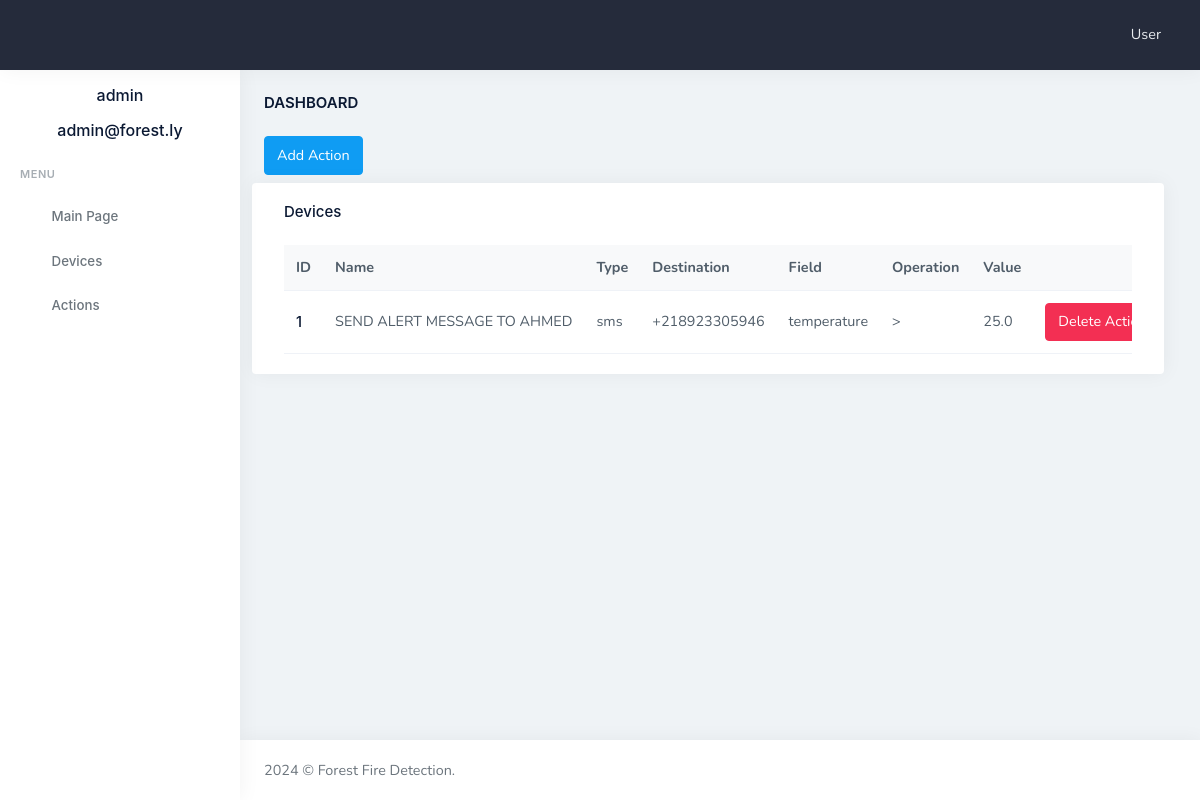
The app's page /actions/ (signed in) with its own data.
### app/models.py (models this page shows, shortened)
class User(UserMixin, db.Model):
    id: so.Mapped[int] = so.mapped_column(primary_key=True)
    username: so.Mapped[str] = so.mapped_column(sa.String(64), index=True, unique=True)
    email: so.Mapped[str] = so.mapped_column(sa.String(120), index=True, unique=True)
    password_hash: so.Mapped[Optional[str]] = so.mapped_column(sa.String(256))
    posts: so.WriteOnlyMapped['Post'] = so.relationship(
        back_populates='author'
    )

class Action(db.Model):
    id: so.Mapped[int] = so.mapped_column(primary_key=True)
    name: so.Mapped[str] = so.mapped_column(sa.String(140))
    thing_code: so.Mapped[str] = so.mapped_column(sa.String(140))
    type: so.Mapped[str] = so.mapped_column(sa.String(140))
    destination: so.Mapped[str] = so.mapped_column(sa.String(140))
    field: so.Mapped[str] = so.mapped_column(sa.String(140))
    operation: so.Mapped[str] = so.mapped_column(sa.String(140))
    value: so.Mapped[float] = so.mapped_column(sa.Float())

### app/routes.py (the view)
@app.route('/actions/', methods=['GET'])
@login_required
def actions():
    username = current_user.username
    email = current_user.email
    actions = db.session.scalars(sa.select(Action)).all()
    return render_template('actions.html',  actions=actions, username=username, email=email)

### app/models.py (called while the page is built)
@login.user_loader
def load_user(id):
    return db.session.get(User, int(id))

### app/templates/actions.html (shortened to what this page needs)
{% extends "base.html" %}
{% block content %}
<div class="page-content">
    <div class="container-fluid">
        <div class="row">
            <div class="col-12">
                <div class="page-title-box d-sm-flex align-items-center justify-content-between">
                    <h4 class="mb-sm-0">Dashboard</h4>
                </div>
            </div>
        </div>
        <div class="row">
        <div class="row mb-2">
            <div class="col-4">
                <a class="btn btn-primary waves-effect waves-light" href="/add-action" role="button">Add Action</a>
            </div>
        </div>
        <div class="row">
            <div class="card">
                <div class="card-body pb0">
                    <h4 class="card-title mb-4">Devices</h4>
                    <div class="table-responsive">
                        <table class="table table-centered mb-0 align-middle table-hover table-nowrap">
                            <thead class="table-light">
                                <tr>
                                    <th>ID</th>
                                    <th>Name</th>
                                    <th>Type</th>
                                    <th>Destination</th>
                                    <th>Field</th>
                                    <th>Operation</th>
                                    <th>Value</th>
                                    <th>  </th>
                                </tr>
                            </thead>
                            <tbody>
                                <tr>
                                    {% if actions %}
                                    {% for action in actions %}
                                <tr>
                                    <td>
                                        <a href="">
                                            <h6 class="mb-0">{{ action.id }}</h6>
                                        </a>
                                    </td>
                                    <td>{{ action.name }}</td>
                                    <td>
                                        {{ action.type }}
                                    </td>
                                    <td>
                                        {{ action.destination }}
                                    </td>
                                    <td>
                                        {{ action.field }}
                                    </td>
                                    <td>
                                        {{ action.operation }}
                                    </td>
                                    <td>
                                        {{ action.value }}
                                    </td>
                                    <td>
                                        <a class="btn btn-danger waves-effect waves-light"
                                            href="/delete-action/{{action.id}}" role="button">Delete Action</a>
                                    </td>
                                </tr>
                                {% endfor %}
                                {% endif %}
                                </tr>
                            </tbody>
                        </table>
                    </div>
                </div>
            </div>
        </div>
    </div>
</div>
{% endblock %}

### app/templates/base.html (shortened to what this page needs)
<!doctype html>
<html lang="en">
<head>
    <link href="{{ url_for('static', filename='assets/libs/admin-resources/jquery.vectormap/jquery-jvectormap-1.2.2.css') }}" rel="stylesheet"
        type="text/css" />
    <link href="{{ url_for('static', filename='assets/libs/datatables.net-bs4/css/dataTables.bootstrap4.min.css') }}" rel="stylesheet" type="text/css" />
    <link href="{{ url_for('static', filename='assets/libs/datatables.net-responsive-bs4/css/responsive.bootstrap4.min.css') }}" rel="stylesheet"
        type="text/css" />
    <link href="{{ url_for('static', filename='assets/css/bootstrap.min.css') }} " id="bootstrap-style" rel="stylesheet" type="text/css" />
    <link href="{{ url_for('static', filename='assets/css/icons.min.css') }} " rel="stylesheet" type="text/css" />
    <link href="{{ url_for('static', filename='assets/css/app.min.css') }} " id="app-style" rel="stylesheet" type="text/css" />
    <link href="{{ url_for('static', filename='assets/css/leaflet.css') }} " rel="stylesheet" type="text/css" />
</head>
<body data-topbar="dark">
    <div id="layout-wrapper">
        <header id="page-topbar">
            <div class="navbar-header">
                <div class="d-flex">
                    <div class="navbar-brand-box">
                    </div>
                    <button type="button" class="btn btn-sm px-3 font-size-24 header-item waves-effect"
                        id="vertical-menu-btn">
                        <i class="ri-menu-2-line align-middle"></i>
                    </button>
                </div>
                <div class="d-flex">
                    <div class="dropdown d-inline-block user-dropdown">
                        <button type="button" class="btn header-item waves-effect" id="page-header-user-dropdown"
                            data-bs-toggle="dropdown" aria-haspopup="true" aria-expanded="false">
                            <span class="d-none d-xl-inline-block ms-1">User</span>
                            <i class="mdi mdi-chevron-down d-none d-xl-inline-block"></i>
                        </button>
                    </div>
                </div>
            </div>
        </header>
        <div class="vertical-menu">
            <div data-simplebar class="h-100">
                <div class="user-profile text-center mt-3">
                    <div class="mt-3">
                        <h4 class="font-size-16 mb-1">{{ username }}</h4>
                    </div>
                    <div class="mt-3">
                        <h5 class="font-size-16 mb-1">{{ email }}</h5>
                    </div>
                </div>
                <div id="sidebar-menu">
                    <ul class="metismenu list-unstyled" id="side-menu">
                        <li class="menu-title">Menu</li>
                        <li>
                            <a href="{{ url_for('index') }}" class="waves-effect">
                                <i class="ri-dashboard-line"></i>
                                <span>Main Page</span>
                            </a>
                        </li>
                        <li class="">
                            <a href="{{ url_for('devices') }}" class="waves-effect">
                                <i class="mdi mdi-memory"></i>
                                <span>Devices</span>
                            </a>
                        </li>
                        <li class="">
                            <a href="{{ url_for('actions') }}" class="waves-effect">
                                <i class="ri-git-merge-fill"></i>
                                <span>Actions</span>
                            </a>
                        </li>
                    </ul>
                </div>
            </div>
        </div>
        <div class="main-content">
            {% block content %}{% endblock %}
            <footer class="footer">
                <div class="container-fluid">
                    <div class="row">
                        <div class="col-sm-6">
                            <script>document.write(new Date().getFullYear())</script> © Forest Fire Detection.
                        </div>
                        <div class="col-sm-6">
                        </div>
                    </div>
                </div>
            </footer>
        </div>
    </div>
    <link rel="stylesheet" type="text/css" href="{{ url_for('static', filename='assets/libs/toastr/build/toastr.min.css') }}">
</body>
</html>

### records on screen
User: username "admin", email "admin@forest.ly"
Action: id "1", name "SEND ALERT MESSAGE TO AHMED", type "sms", destination "+218923305946", field "temperature", operation ">", value "25.0"
